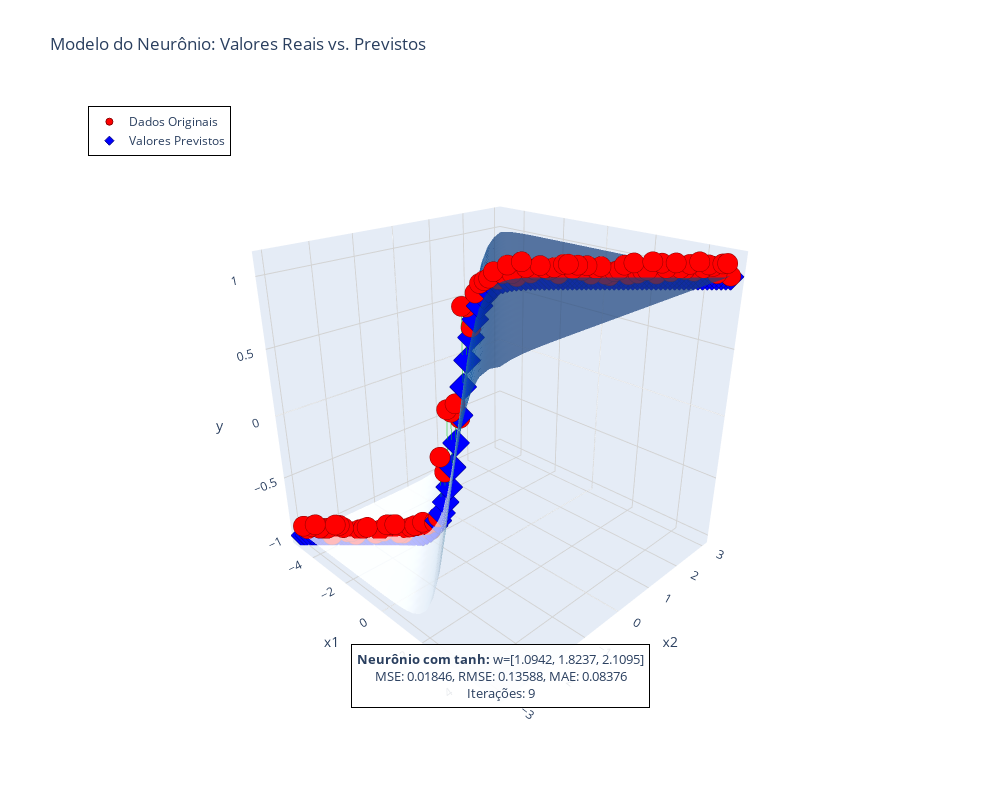

The cell this chart's notebook holds for it:
### Markdown cell above
## Resultados

### Code cell
# Criar figura 3D melhorada
fig = go.Figure()

# Adicionar superfície de predição para melhor visualização
x1_range = np.linspace(min(x1_data), max(x1_data), 30)
x2_range = np.linspace(min(x2_data), max(x2_data), 30)
x1_grid, x2_grid = np.meshgrid(x1_range, x2_range)
y_grid = np.zeros_like(x1_grid)

# Calcular valores preditos para toda a superfície
for i in range(x1_grid.shape[0]):
    for j in range(x1_grid.shape[1]):
        y_grid[i, j] = neuron(x1_grid[i, j], x2_grid[i, j])

# Adicionar superfície de predição
fig.add_trace(go.Surface(
    x=x1_grid, y=x2_grid, z=y_grid,
    colorscale='Blues',
    opacity=0.7,
    showscale=False,
    name='Superfície de Predição'
))

# Adicionar pontos originais
fig.add_trace(go.Scatter3d(
    x=x1_data,
    y=x2_data,
    z=y,
    mode='markers',
    marker=dict(
        size=7,
        color='red',
        symbol='circle',
        line=dict(width=1, color='darkred')
    ),
    name='Dados Originais'
))

# Adicionar pontos previstos
fig.add_trace(go.Scatter3d(
    x=x1_data,
    y=x2_data,
    z=y_hat,
    mode='markers',
    marker=dict(
        size=7,
        color='blue',
        symbol='diamond',
        line=dict(width=1, color='darkblue')
    ),
    name='Valores Previstos'
))

# Adicionar linhas verticais mais finas
for i in range(len(x1_data)):
    fig.add_trace(go.Scatter3d(
        x=[x1_data[i], x1_data[i]],
        y=[x2_data[i], x2_data[i]],
        z=[y[i], y_hat[i]],
        mode='lines',
        line=dict(color='rgba(0,100,0,0.5)', width=2),
        showlegend=False
    ))

# Configurar layout
fig.update_layout(
    title='Modelo do Neurônio: Valores Reais vs. Previstos',
    scene=dict(
        xaxis_title='x1',
        yaxis_title='x2',
        zaxis_title='y',
        # Usar proporções cúbicas para evitar achatamento
        aspectmode='cube',
        camera=dict(
            eye=dict(x=1.5, y=-1.5, z=1),  # Posição da câmera
            up=dict(x=0, y=0, z=1)  # Orientação "para cima"
        ),
        xaxis=dict(gridcolor='lightgray'),
        yaxis=dict(gridcolor='lightgray'),
        zaxis=dict(gridcolor='lightgray')
    ),
    width=1000,
    height=800,
    legend=dict(
        yanchor="top",
        y=0.99,
        xanchor="left",
        x=0.01,
        bgcolor="rgba(255,255,255,0.8)",
        bordercolor="black",
        borderwidth=1
    )
)

pesos_info = (f"<b>Neurônio com tanh:</b> w=[{', '.join([f'{w:.4f}' for w in final_weights_denorm])}]<br>"
              f"MSE: {mse_final:.5f}, RMSE: {rmse_final:.5f}, MAE: {mae_final:.5f}<br>"
              f"Iterações: {n_iters}")

fig.add_annotation(
    x=0.5, y=0.02,
    xref="paper", yref="paper",
    text=pesos_info,
    showarrow=False,
    font=dict(size=13),
    bgcolor="rgba(255, 255, 255, 0.9)",
    bordercolor="black",
    borderwidth=1,
    borderpad=5
)

fig.show()

### Figure 1 — Plotly figure (JSON) as saved in the notebook; plotly's stock layout.template omitted (floating-point values rounded to 4 significant figures; data arrays with more than 128 entries replaced by an {"elided": "..."} marker saying what was removed)
{"data": [{"colorscale": [[0, "rgb(247,251,255)"], [0.125, "rgb(222,235,247)"], [0.25, "rgb(198,219,239)"], [0.375, "rgb(158,202,225)"], [0.5, "rgb(107,174,214)"], [0.625, "rgb(66,146,198)"], [0.75, "rgb(33,113,181)"], [0.875, "rgb(8,81,156)"], [1, "rgb(8,48,107)"]], "name": "Superfície de Predição", "opacity": 0.7, "showscale": false, "type": "surface", "x": {"elided": "30x30 float values"}, "y": {"elided": "30x30 float values"}, "z": {"elided": "30x30 float values"}}, {"marker": {"color": "red", "line": {"color": "darkred", "width": 1}, "size": 7, "symbol": "circle"}, "mode": "markers", "name": "Dados Originais", "type": "scatter3d", "x": [-5.0, -4.899, -4.798, -4.697, -4.596, -4.495, -4.394, -4.293, -4.192, -4.091, -3.99, -3.889, -3.788, -3.687, -3.586, -3.485, -3.384, -3.283, -3.182, -3.081, -2.98, -2.879, -2.778, -2.677, -2.576, -2.475, -2.374, -2.273, -2.172, -2.071, -1.97, -1.869, -1.768, -1.667, -1.566, -1.465, -1.364, -1.263, -1.162, -1.061, -0.9596, -0.8586, -0.7576, -0.6566, -0.5556, -0.4545, -0.3535, -0.2525, -0.1515, -0.05051, 0.05051, 0.1515, 0.2525, 0.3535, 0.4545, 0.5556, 0.6566, 0.7576, 0.8586, 0.9596, 1.061, 1.162, 1.263, 1.364, 1.465, 1.566, 1.667, 1.768, 1.869, 1.97, 2.071, 2.172, 2.273, 2.374, 2.475, 2.576, 2.677, 2.778, 2.879, 2.98, 3.081, 3.182, 3.283, 3.384, 3.485, 3.586, 3.687, 3.788, 3.889, 3.99, 4.091, 4.192, 4.293, 4.394, 4.495, 4.596, 4.697, 4.798, 4.899, 5.0], "y": [-3.0, -2.939, -2.879, -2.818, -2.758, -2.697, -2.636, -2.576, -2.515, -2.455, -2.394, -2.333, -2.273, -2.212, -2.152, -2.091, -2.03, -1.97, -1.909, -1.848, -1.788, -1.727, -1.667, -1.606, -1.545, -1.485, -1.424, -1.364, -1.303, -1.242, -1.182, -1.121, -1.061, -1.0, -0.9394, -0.8788, -0.8182, -0.7576, -0.697, -0.6364, -0.5758, -0.5152, -0.4545, -0.3939, -0.3333, -0.2727, -0.2121, -0.1515, -0.09091, -0.0303, 0.0303, 0.09091, 0.1515, 0.2121, 0.2727, 0.3333, 0.3939, 0.4545, 0.5152, 0.5758, 0.6364, 0.697, 0.7576, 0.8182, 0.8788, 0.9394, 1.0, 1.061, 1.121, 1.182, 1.242, 1.303, 1.364, 1.424, 1.485, 1.545, 1.606, 1.667, 1.727, 1.788, 1.848, 1.909, 1.97, 2.03, 2.091, 2.152, 2.212, 2.273, 2.333, 2.394, 2.455, 2.515, 2.576, 2.636, 2.697, 2.758, 2.818, 2.879, 2.939, 3.0], "z": [-0.9172, -0.9397, -0.9182, -0.9044, -0.935, -0.9372, -0.9353, -0.9938, -0.9062, -0.9101, -0.9305, -0.9689, -0.9656, -0.9924, -0.948, -0.9391, -0.9272, -0.9999, -0.9828, -0.9535, -0.9632, -0.9045, -0.9059, -0.9021, -0.9781, -0.9804, -0.9386, -0.9252, -0.9112, -0.9141, -0.8813, -0.9044, -0.9501, -0.8808, -0.8347, -0.3249, -0.449, 0.0536, 0.03375, 0.09858, -0.01367, 0.8014, 0.7966, 0.6586, 0.8913, 0.9553, 0.9745, 0.9909, 1.033, 0.9821, 1.02, 1.076, 1.021, 1.001, 1.098, 1.06, 1.023, 1.044, 1.073, 1.056, 1.044, 1.06, 1.018, 1.081, 1.082, 1.049, 1.076, 1.04, 1.073, 1.015, 1.051, 1.067, 1.015, 1.006, 1.034, 1.045, 1.076, 1.013, 1.09, 1.022, 1.038, 1.042, 1.097, 1.018, 1.088, 1.055, 1.032, 1.09, 1.054, 1.046, 1.081, 1.036, 1.097, 1.056, 1.077, 1.068, 1.021, 1.083, 1.087, 1.004]}, {"marker": {"color": "blue", "line": {"color": "darkblue", "width": 1}, "size": 7, "symbol": "diamond"}, "mode": "markers", "name": "Valores Previstos", "type": "scatter3d", "x": [-5.0, -4.899, -4.798, -4.697, -4.596, -4.495, -4.394, -4.293, -4.192, -4.091, -3.99, -3.889, -3.788, -3.687, -3.586, -3.485, -3.384, -3.283, -3.182, -3.081, -2.98, -2.879, -2.778, -2.677, -2.576, -2.475, -2.374, -2.273, -2.172, -2.071, -1.97, -1.869, -1.768, -1.667, -1.566, -1.465, -1.364, -1.263, -1.162, -1.061, -0.9596, -0.8586, -0.7576, -0.6566, -0.5556, -0.4545, -0.3535, -0.2525, -0.1515, -0.05051, 0.05051, 0.1515, 0.2525, 0.3535, 0.4545, 0.5556, 0.6566, 0.7576, 0.8586, 0.9596, 1.061, 1.162, 1.263, 1.364, 1.465, 1.566, 1.667, 1.768, 1.869, 1.97, 2.071, 2.172, 2.273, 2.374, 2.475, 2.576, 2.677, 2.778, 2.879, 2.98, 3.081, 3.182, 3.283, 3.384, 3.485, 3.586, 3.687, 3.788, 3.889, 3.99, 4.091, 4.192, 4.293, 4.394, 4.495, 4.596, 4.697, 4.798, 4.899, 5.0], "y": [-3.0, -2.939, -2.879, -2.818, -2.758, -2.697, -2.636, -2.576, -2.515, -2.455, -2.394, -2.333, -2.273, -2.212, -2.152, -2.091, -2.03, -1.97, -1.909, -1.848, -1.788, -1.727, -1.667, -1.606, -1.545, -1.485, -1.424, -1.364, -1.303, -1.242, -1.182, -1.121, -1.061, -1.0, -0.9394, -0.8788, -0.8182, -0.7576, -0.697, -0.6364, -0.5758, -0.5152, -0.4545, -0.3939, -0.3333, -0.2727, -0.2121, -0.1515, -0.09091, -0.0303, 0.0303, 0.09091, 0.1515, 0.2121, 0.2727, 0.3333, 0.3939, 0.4545, 0.5152, 0.5758, 0.6364, 0.697, 0.7576, 0.8182, 0.8788, 0.9394, 1.0, 1.061, 1.121, 1.182, 1.242, 1.303, 1.364, 1.424, 1.485, 1.545, 1.606, 1.667, 1.727, 1.788, 1.848, 1.909, 1.97, 2.03, 2.091, 2.152, 2.212, 2.273, 2.333, 2.394, 2.455, 2.515, 2.576, 2.636, 2.697, 2.758, 2.818, 2.879, 2.939, 3.0], "z": [-1.0, -1.0, -1.0, -1.0, -1.0, -1.0, -1.0, -1.0, -1.0, -1.0, -1.0, -1.0, -1.0, -1.0, -1.0, -1.0, -0.9999, -0.9999, -0.9999, -0.9998, -0.9997, -0.9995, -0.9993, -0.9989, -0.9983, -0.9973, -0.9958, -0.9935, -0.9899, -0.9844, -0.9758, -0.9626, -0.9424, -0.9118, -0.866, -0.799, -0.7038, -0.5741, -0.4075, -0.2085, 0.00948, 0.2265, 0.4232, 0.5867, 0.7132, 0.8057, 0.8707, 0.9149, 0.9445, 0.964, 0.9767, 0.985, 0.9903, 0.9938, 0.996, 0.9974, 0.9983, 0.9989, 0.9993, 0.9996, 0.9997, 0.9998, 0.9999, 0.9999, 1.0, 1.0, 1.0, 1.0, 1.0, 1.0, 1.0, 1.0, 1.0, 1.0, 1.0, 1.0, 1.0, 1.0, 1.0, 1.0, 1.0, 1.0, 1.0, 1.0, 1.0, 1.0, 1.0, 1.0, 1.0, 1.0, 1.0, 1.0, 1.0, 1.0, 1.0, 1.0, 1.0, 1.0, 1.0, 1.0]}, {"line": {"color": "rgba(0,100,0,0.5)", "width": 2}, "mode": "lines", "showlegend": false, "type": "scatter3d", "x": [-5, -5], "y": [-3, -3], "z": [-0.9172, -1.0]}, {"line": {"color": "rgba(0,100,0,0.5)", "width": 2}, "mode": "lines", "showlegend": false, "type": "scatter3d", "x": [-4.899, -4.899], "y": [-2.939, -2.939], "z": [-0.9397, -1.0]}, {"line": {"color": "rgba(0,100,0,0.5)", "width": 2}, "mode": "lines", "showlegend": false, "type": "scatter3d", "x": [-4.798, -4.798], "y": [-2.879, -2.879], "z": [-0.9182, -1.0]}, {"line": {"color": "rgba(0,100,0,0.5)", "width": 2}, "mode": "lines", "showlegend": false, "type": "scatter3d", "x": [-4.697, -4.697], "y": [-2.818, -2.818], "z": [-0.9044, -1.0]}, {"line": {"color": "rgba(0,100,0,0.5)", "width": 2}, "mode": "lines", "showlegend": false, "type": "scatter3d", "x": [-4.596, -4.596], "y": [-2.758, -2.758], "z": [-0.935, -1.0]}, {"line": {"color": "rgba(0,100,0,0.5)", "width": 2}, "mode": "lines", "showlegend": false, "type": "scatter3d", "x": [-4.495, -4.495], "y": [-2.697, -2.697], "z": [-0.9372, -1.0]}, {"line": {"color": "rgba(0,100,0,0.5)", "width": 2}, "mode": "lines", "showlegend": false, "type": "scatter3d", "x": [-4.394, -4.394], "y": [-2.636, -2.636], "z": [-0.9353, -1.0]}, {"line": {"color": "rgba(0,100,0,0.5)", "width": 2}, "mode": "lines", "showlegend": false, "type": "scatter3d", "x": [-4.293, -4.293], "y": [-2.576, -2.576], "z": [-0.9938, -1.0]}, {"line": {"color": "rgba(0,100,0,0.5)", "width": 2}, "mode": "lines", "showlegend": false, "type": "scatter3d", "x": [-4.192, -4.192], "y": [-2.515, -2.515], "z": [-0.9062, -1.0]}, {"line": {"color": "rgba(0,100,0,0.5)", "width": 2}, "mode": "lines", "showlegend": false, "type": "scatter3d", "x": [-4.091, -4.091], "y": [-2.455, -2.455], "z": [-0.9101, -1.0]}, {"line": {"color": "rgba(0,100,0,0.5)", "width": 2}, "mode": "lines", "showlegend": false, "type": "scatter3d", "x": [-3.99, -3.99], "y": [-2.394, -2.394], "z": [-0.9305, -1.0]}, {"line": {"color": "rgba(0,100,0,0.5)", "width": 2}, "mode": "lines", "showlegend": false, "type": "scatter3d", "x": [-3.889, -3.889], "y": [-2.333, -2.333], "z": [-0.9689, -1.0]}, {"line": {"color": "rgba(0,100,0,0.5)", "width": 2}, "mode": "lines", "showlegend": false, "type": "scatter3d", "x": [-3.788, -3.788], "y": [-2.273, -2.273], "z": [-0.9656, -1.0]}, {"line": {"color": "rgba(0,100,0,0.5)", "width": 2}, "mode": "lines", "showlegend": false, "type": "scatter3d", "x": [-3.687, -3.687], "y": [-2.212, -2.212], "z": [-0.9924, -1.0]}, {"line": {"color": "rgba(0,100,0,0.5)", "width": 2}, "mode": "lines", "showlegend": false, "type": "scatter3d", "x": [-3.586, -3.586], "y": [-2.152, -2.152], "z": [-0.948, -1.0]}, {"line": {"color": "rgba(0,100,0,0.5)", "width": 2}, "mode": "lines", "showlegend": false, "type": "scatter3d", "x": [-3.485, -3.485], "y": [-2.091, -2.091], "z": [-0.9391, -1.0]}, {"line": {"color": "rgba(0,100,0,0.5)", "width": 2}, "mode": "lines", "showlegend": false, "type": "scatter3d", "x": [-3.384, -3.384], "y": [-2.03, -2.03], "z": [-0.9272, -0.9999]}, {"line": {"color": "rgba(0,100,0,0.5)", "width": 2}, "mode": "lines", "showlegend": false, "type": "scatter3d", "x": [-3.283, -3.283], "y": [-1.97, -1.97], "z": [-0.9999, -0.9999]}, {"line": {"color": "rgba(0,100,0,0.5)", "width": 2}, "mode": "lines", "showlegend": false, "type": "scatter3d", "x": [-3.182, -3.182], "y": [-1.909, -1.909], "z": [-0.9828, -0.9999]}, {"line": {"color": "rgba(0,100,0,0.5)", "width": 2}, "mode": "lines", "showlegend": false, "type": "scatter3d", "x": [-3.081, -3.081], "y": [-1.848, -1.848], "z": [-0.9535, -0.9998]}, {"line": {"color": "rgba(0,100,0,0.5)", "width": 2}, "mode": "lines", "showlegend": false, "type": "scatter3d", "x": [-2.98, -2.98], "y": [-1.788, -1.788], "z": [-0.9632, -0.9997]}, {"line": {"color": "rgba(0,100,0,0.5)", "width": 2}, "mode": "lines", "showlegend": false, "type": "scatter3d", "x": [-2.879, -2.879], "y": [-1.727, -1.727], "z": [-0.9045, -0.9995]}, {"line": {"color": "rgba(0,100,0,0.5)", "width": 2}, "mode": "lines", "showlegend": false, "type": "scatter3d", "x": [-2.778, -2.778], "y": [-1.667, -1.667], "z": [-0.9059, -0.9993]}, {"line": {"color": "rgba(0,100,0,0.5)", "width": 2}, "mode": "lines", "showlegend": false, "type": "scatter3d", "x": [-2.677, -2.677], "y": [-1.606, -1.606], "z": [-0.9021, -0.9989]}, {"line": {"color": "rgba(0,100,0,0.5)", "width": 2}, "mode": "lines", "showlegend": false, "type": "scatter3d", "x": [-2.576, -2.576], "y": [-1.545, -1.545], "z": [-0.9781, -0.9983]}, {"line": {"color": "rgba(0,100,0,0.5)", "width": 2}, "mode": "lines", "showlegend": false, "type": "scatter3d", "x": [-2.475, -2.475], "y": [-1.485, -1.485], "z": [-0.9804, -0.9973]}, {"line": {"color": "rgba(0,100,0,0.5)", "width": 2}, "mode": "lines", "showlegend": false, "type": "scatter3d", "x": [-2.374, -2.374], "y": [-1.424, -1.424], "z": [-0.9386, -0.9958]}, {"line": {"color": "rgba(0,100,0,0.5)", "width": 2}, "mode": "lines", "showlegend": false, "type": "scatter3d", "x": [-2.273, -2.273], "y": [-1.364, -1.364], "z": [-0.9252, -0.9935]}, {"line": {"color": "rgba(0,100,0,0.5)", "width": 2}, "mode": "lines", "showlegend": false, "type": "scatter3d", "x": [-2.172, -2.172], "y": [-1.303, -1.303], "z": [-0.9112, -0.9899]}, {"line": {"color": "rgba(0,100,0,0.5)", "width": 2}, "mode": "lines", "showlegend": false, "type": "scatter3d", "x": [-2.071, -2.071], "y": [-1.242, -1.242], "z": [-0.9141, -0.9844]}, {"line": {"color": "rgba(0,100,0,0.5)", "width": 2}, "mode": "lines", "showlegend": false, "type": "scatter3d", "x": [-1.97, -1.97], "y": [-1.182, -1.182], "z": [-0.8813, -0.9758]}, {"line": {"color": "rgba(0,100,0,0.5)", "width": 2}, "mode": "lines", "showlegend": false, "type": "scatter3d", "x": [-1.869, -1.869], "y": [-1.121, -1.121], "z": [-0.9044, -0.9626]}, {"line": {"color": "rgba(0,100,0,0.5)", "width": 2}, "mode": "lines", "showlegend": false, "type": "scatter3d", "x": [-1.768, -1.768], "y": [-1.061, -1.061], "z": [-0.9501, -0.9424]}, {"line": {"color": "rgba(0,100,0,0.5)", "width": 2}, "mode": "lines", "showlegend": false, "type": "scatter3d", "x": [-1.667, -1.667], "y": [-1, -1], "z": [-0.8808, -0.9118]}, {"line": {"color": "rgba(0,100,0,0.5)", "width": 2}, "mode": "lines", "showlegend": false, "type": "scatter3d", "x": [-1.566, -1.566], "y": [-0.9394, -0.9394], "z": [-0.8347, -0.866]}, {"line": {"color": "rgba(0,100,0,0.5)", "width": 2}, "mode": "lines", "showlegend": false, "type": "scatter3d", "x": [-1.465, -1.465], "y": [-0.8788, -0.8788], "z": [-0.3249, -0.799]}, {"line": {"color": "rgba(0,100,0,0.5)", "width": 2}, "mode": "lines", "showlegend": false, "type": "scatter3d", "x": [-1.364, -1.364], "y": [-0.8182, -0.8182], "z": [-0.449, -0.7038]}, {"line": {"color": "rgba(0,100,0,0.5)", "width": 2}, "mode": "lines", "showlegend": false, "type": "scatter3d", "x": [-1.263, -1.263], "y": [-0.7576, -0.7576], "z": [0.0536, -0.5741]}, {"line": {"color": "rgba(0,100,0,0.5)", "width": 2}, "mode": "lines", "showlegend": false, "type": "scatter3d", "x": [-1.162, -1.162], "y": [-0.697, -0.697], "z": [0.03375, -0.4075]}, {"line": {"color": "rgba(0,100,0,0.5)", "width": 2}, "mode": "lines", "showlegend": false, "type": "scatter3d", "x": [-1.061, -1.061], "y": [-0.6364, -0.6364], "z": [0.09858, -0.2085]}, {"line": {"color": "rgba(0,100,0,0.5)", "width": 2}, "mode": "lines", "showlegend": false, "type": "scatter3d", "x": [-0.9596, -0.9596], "y": [-0.5758, -0.5758], "z": [-0.01367, 0.00948]}, {"line": {"color": "rgba(0,100,0,0.5)", "width": 2}, "mode": "lines", "showlegend": false, "type": "scatter3d", "x": [-0.8586, -0.8586], "y": [-0.5152, -0.5152], "z": [0.8014, 0.2265]}, {"line": {"color": "rgba(0,100,0,0.5)", "width": 2}, "mode": "lines", "showlegend": false, "type": "scatter3d", "x": [-0.7576, -0.7576], "y": [-0.4545, -0.4545], "z": [0.7966, 0.4232]}, {"line": {"color": "rgba(0,100,0,0.5)", "width": 2}, "mode": "lines", "showlegend": false, "type": "scatter3d", "x": [-0.6566, -0.6566], "y": [-0.3939, -0.3939], "z": [0.6586, 0.5867]}, {"line": {"color": "rgba(0,100,0,0.5)", "width": 2}, "mode": "lines", "showlegend": false, "type": "scatter3d", "x": [-0.5556, -0.5556], "y": [-0.3333, -0.3333], "z": [0.8913, 0.7132]}, {"line": {"color": "rgba(0,100,0,0.5)", "width": 2}, "mode": "lines", "showlegend": false, "type": "scatter3d", "x": [-0.4545, -0.4545], "y": [-0.2727, -0.2727], "z": [0.9553, 0.8057]}, {"line": {"color": "rgba(0,100,0,0.5)", "width": 2}, "mode": "lines", "showlegend": false, "type": "scatter3d", "x": [-0.3535, -0.3535], "y": [-0.2121, -0.2121], "z": [0.9745, 0.8707]}, {"line": {"color": "rgba(0,100,0,0.5)", "width": 2}, "mode": "lines", "showlegend": false, "type": "scatter3d", "x": [-0.2525, -0.2525], "y": [-0.1515, -0.1515], "z": [0.9909, 0.9149]}, {"line": {"color": "rgba(0,100,0,0.5)", "width": 2}, "mode": "lines", "showlegend": false, "type": "scatter3d", "x": [-0.1515, -0.1515], "y": [-0.09091, -0.09091], "z": [1.033, 0.9445]}, {"line": {"color": "rgba(0,100,0,0.5)", "width": 2}, "mode": "lines", "showlegend": false, "type": "scatter3d", "x": [-0.05051, -0.05051], "y": [-0.0303, -0.0303], "z": [0.9821, 0.964]}, {"line": {"color": "rgba(0,100,0,0.5)", "width": 2}, "mode": "lines", "showlegend": false, "type": "scatter3d", "x": [0.05051, 0.05051], "y": [0.0303, 0.0303], "z": [1.02, 0.9767]}, {"line": {"color": "rgba(0,100,0,0.5)", "width": 2}, "mode": "lines", "showlegend": false, "type": "scatter3d", "x": [0.1515, 0.1515], "y": [0.09091, 0.09091], "z": [1.076, 0.985]}, {"line": {"color": "rgba(0,100,0,0.5)", "width": 2}, "mode": "lines", "showlegend": false, "type": "scatter3d", "x": [0.2525, 0.2525], "y": [0.1515, 0.1515], "z": [1.021, 0.9903]}, {"line": {"color": "rgba(0,100,0,0.5)", "width": 2}, "mode": "lines", "showlegend": false, "type": "scatter3d", "x": [0.3535, 0.3535], "y": [0.2121, 0.2121], "z": [1.001, 0.9938]}, {"line": {"color": "rgba(0,100,0,0.5)", "width": 2}, "mode": "lines", "showlegend": false, "type": "scatter3d", "x": [0.4545, 0.4545], "y": [0.2727, 0.2727], "z": [1.098, 0.996]}, {"line": {"color": "rgba(0,100,0,0.5)", "width": 2}, "mode": "lines", "showlegend": false, "type": "scatter3d", "x": [0.5556, 0.5556], "y": [0.3333, 0.3333], "z": [1.06, 0.9974]}, {"line": {"color": "rgba(0,100,0,0.5)", "width": 2}, "mode": "lines", "showlegend": false, "type": "scatter3d", "x": [0.6566, 0.6566], "y": [0.3939, 0.3939], "z": [1.023, 0.9983]}, {"line": {"color": "rgba(0,100,0,0.5)", "width": 2}, "mode": "lines", "showlegend": false, "type": "scatter3d", "x": [0.7576, 0.7576], "y": [0.4545, 0.4545], "z": [1.044, 0.9989]}, {"line": {"color": "rgba(0,100,0,0.5)", "width": 2}, "mode": "lines", "showlegend": false, "type": "scatter3d", "x": [0.8586, 0.8586], "y": [0.5152, 0.5152], "z": [1.073, 0.9993]}, {"line": {"color": "rgba(0,100,0,0.5)", "width": 2}, "mode": "lines", "showlegend": false, "type": "scatter3d", "x": [0.9596, 0.9596], "y": [0.5758, 0.5758], "z": [1.056, 0.9996]}, {"line": {"color": "rgba(0,100,0,0.5)", "width": 2}, "mode": "lines", "showlegend": false, "type": "scatter3d", "x": [1.061, 1.061], "y": [0.6364, 0.6364], "z": [1.044, 0.9997]}, {"line": {"color": "rgba(0,100,0,0.5)", "width": 2}, "mode": "lines", "showlegend": false, "type": "scatter3d", "x": [1.162, 1.162], "y": [0.697, 0.697], "z": [1.06, 0.9998]}, {"line": {"color": "rgba(0,100,0,0.5)", "width": 2}, "mode": "lines", "showlegend": false, "type": "scatter3d", "x": [1.263, 1.263], "y": [0.7576, 0.7576], "z": [1.018, 0.9999]}, {"line": {"color": "rgba(0,100,0,0.5)", "width": 2}, "mode": "lines", "showlegend": false, "type": "scatter3d", "x": [1.364, 1.364], "y": [0.8182, 0.8182], "z": [1.081, 0.9999]}, {"line": {"color": "rgba(0,100,0,0.5)", "width": 2}, "mode": "lines", "showlegend": false, "type": "scatter3d", "x": [1.465, 1.465], "y": [0.8788, 0.8788], "z": [1.082, 1.0]}, {"line": {"color": "rgba(0,100,0,0.5)", "width": 2}, "mode": "lines", "showlegend": false, "type": "scatter3d", "x": [1.566, 1.566], "y": [0.9394, 0.9394], "z": [1.049, 1.0]}, {"line": {"color": "rgba(0,100,0,0.5)", "width": 2}, "mode": "lines", "showlegend": false, "type": "scatter3d", "x": [1.667, 1.667], "y": [1, 1], "z": [1.076, 1.0]}, {"line": {"color": "rgba(0,100,0,0.5)", "width": 2}, "mode": "lines", "showlegend": false, "type": "scatter3d", "x": [1.768, 1.768], "y": [1.061, 1.061], "z": [1.04, 1.0]}, {"line": {"color": "rgba(0,100,0,0.5)", "width": 2}, "mode": "lines", "showlegend": false, "type": "scatter3d", "x": [1.869, 1.869], "y": [1.121, 1.121], "z": [1.073, 1.0]}, {"line": {"color": "rgba(0,100,0,0.5)", "width": 2}, "mode": "lines", "showlegend": false, "type": "scatter3d", "x": [1.97, 1.97], "y": [1.182, 1.182], "z": [1.015, 1.0]}, {"line": {"color": "rgba(0,100,0,0.5)", "width": 2}, "mode": "lines", "showlegend": false, "type": "scatter3d", "x": [2.071, 2.071], "y": [1.242, 1.242], "z": [1.051, 1.0]}, {"line": {"color": "rgba(0,100,0,0.5)", "width": 2}, "mode": "lines", "showlegend": false, "type": "scatter3d", "x": [2.172, 2.172], "y": [1.303, 1.303], "z": [1.067, 1.0]}, {"line": {"color": "rgba(0,100,0,0.5)", "width": 2}, "mode": "lines", "showlegend": false, "type": "scatter3d", "x": [2.273, 2.273], "y": [1.364, 1.364], "z": [1.015, 1.0]}, {"line": {"color": "rgba(0,100,0,0.5)", "width": 2}, "mode": "lines", "showlegend": false, "type": "scatter3d", "x": [2.374, 2.374], "y": [1.424, 1.424], "z": [1.006, 1.0]}, {"line": {"color": "rgba(0,100,0,0.5)", "width": 2}, "mode": "lines", "showlegend": false, "type": "scatter3d", "x": [2.475, 2.475], "y": [1.485, 1.485], "z": [1.034, 1.0]}, {"line": {"color": "rgba(0,100,0,0.5)", "width": 2}, "mode": "lines", "showlegend": false, "type": "scatter3d", "x": [2.576, 2.576], "y": [1.545, 1.545], "z": [1.045, 1.0]}, {"line": {"color": "rgba(0,100,0,0.5)", "width": 2}, "mode": "lines", "showlegend": false, "type": "scatter3d", "x": [2.677, 2.677], "y": [1.606, 1.606], "z": [1.076, 1.0]}, {"line": {"color": "rgba(0,100,0,0.5)", "width": 2}, "mode": "lines", "showlegend": false, "type": "scatter3d", "x": [2.778, 2.778], "y": [1.667, 1.667], "z": [1.013, 1.0]}, {"line": {"color": "rgba(0,100,0,0.5)", "width": 2}, "mode": "lines", "showlegend": false, "type": "scatter3d", "x": [2.879, 2.879], "y": [1.727, 1.727], "z": [1.09, 1.0]}, {"line": {"color": "rgba(0,100,0,0.5)", "width": 2}, "mode": "lines", "showlegend": false, "type": "scatter3d", "x": [2.98, 2.98], "y": [1.788, 1.788], "z": [1.022, 1.0]}, {"line": {"color": "rgba(0,100,0,0.5)", "width": 2}, "mode": "lines", "showlegend": false, "type": "scatter3d", "x": [3.081, 3.081], "y": [1.848, 1.848], "z": [1.038, 1.0]}, {"line": {"color": "rgba(0,100,0,0.5)", "width": 2}, "mode": "lines", "showlegend": false, "type": "scatter3d", "x": [3.182, 3.182], "y": [1.909, 1.909], "z": [1.042, 1.0]}, {"line": {"color": "rgba(0,100,0,0.5)", "width": 2}, "mode": "lines", "showlegend": false, "type": "scatter3d", "x": [3.283, 3.283], "y": [1.97, 1.97], "z": [1.097, 1.0]}, {"line": {"color": "rgba(0,100,0,0.5)", "width": 2}, "mode": "lines", "showlegend": false, "type": "scatter3d", "x": [3.384, 3.384], "y": [2.03, 2.03], "z": [1.018, 1.0]}, {"line": {"color": "rgba(0,100,0,0.5)", "width": 2}, "mode": "lines", "showlegend": false, "type": "scatter3d", "x": [3.485, 3.485], "y": [2.091, 2.091], "z": [1.088, 1.0]}, {"line": {"color": "rgba(0,100,0,0.5)", "width": 2}, "mode": "lines", "showlegend": false, "type": "scatter3d", "x": [3.586, 3.586], "y": [2.152, 2.152], "z": [1.055, 1.0]}, {"line": {"color": "rgba(0,100,0,0.5)", "width": 2}, "mode": "lines", "showlegend": false, "type": "scatter3d", "x": [3.687, 3.687], "y": [2.212, 2.212], "z": [1.032, 1.0]}, {"line": {"color": "rgba(0,100,0,0.5)", "width": 2}, "mode": "lines", "showlegend": false, "type": "scatter3d", "x": [3.788, 3.788], "y": [2.273, 2.273], "z": [1.09, 1.0]}, {"line": {"color": "rgba(0,100,0,0.5)", "width": 2}, "mode": "lines", "showlegend": false, "type": "scatter3d", "x": [3.889, 3.889], "y": [2.333, 2.333], "z": [1.054, 1.0]}, {"line": {"color": "rgba(0,100,0,0.5)", "width": 2}, "mode": "lines", "showlegend": false, "type": "scatter3d", "x": [3.99, 3.99], "y": [2.394, 2.394], "z": [1.046, 1.0]}, {"line": {"color": "rgba(0,100,0,0.5)", "width": 2}, "mode": "lines", "showlegend": false, "type": "scatter3d", "x": [4.091, 4.091], "y": [2.455, 2.455], "z": [1.081, 1.0]}, {"line": {"color": "rgba(0,100,0,0.5)", "width": 2}, "mode": "lines", "showlegend": false, "type": "scatter3d", "x": [4.192, 4.192], "y": [2.515, 2.515], "z": [1.036, 1.0]}, {"line": {"color": "rgba(0,100,0,0.5)", "width": 2}, "mode": "lines", "showlegend": false, "type": "scatter3d", "x": [4.293, 4.293], "y": [2.576, 2.576], "z": [1.097, 1.0]}, {"line": {"color": "rgba(0,100,0,0.5)", "width": 2}, "mode": "lines", "showlegend": false, "type": "scatter3d", "x": [4.394, 4.394], "y": [2.636, 2.636], "z": [1.056, 1.0]}, {"line": {"color": "rgba(0,100,0,0.5)", "width": 2}, "mode": "lines", "showlegend": false, "type": "scatter3d", "x": [4.495, 4.495], "y": [2.697, 2.697], "z": [1.077, 1.0]}, {"line": {"color": "rgba(0,100,0,0.5)", "width": 2}, "mode": "lines", "showlegend": false, "type": "scatter3d", "x": [4.596, 4.596], "y": [2.758, 2.758], "z": [1.068, 1.0]}, {"line": {"color": "rgba(0,100,0,0.5)", "width": 2}, "mode": "lines", "showlegend": false, "type": "scatter3d", "x": [4.697, 4.697], "y": [2.818, 2.818], "z": [1.021, 1.0]}, {"line": {"color": "rgba(0,100,0,0.5)", "width": 2}, "mode": "lines", "showlegend": false, "type": "scatter3d", "x": [4.798, 4.798], "y": [2.879, 2.879], "z": [1.083, 1.0]}, {"line": {"color": "rgba(0,100,0,0.5)", "width": 2}, "mode": "lines", "showlegend": false, "type": "scatter3d", "x": [4.899, 4.899], "y": [2.939, 2.939], "z": [1.087, 1.0]}, {"line": {"color": "rgba(0,100,0,0.5)", "width": 2}, "mode": "lines", "showlegend": false, "type": "scatter3d", "x": [5, 5], "y": [3, 3], "z": [1.004, 1.0]}], "layout": {"annotations": [{"bgcolor": "rgba(255, 255, 255, 0.9)", "bordercolor": "black", "borderpad": 5, "borderwidth": 1, "font": {"size": 13}, "showarrow": false, "text": "<b>Neurônio com tanh:</b> w=[1.0942, 1.8237, 2.1095]<br>MSE: 0.01846, RMSE: 0.13588, MAE: 0.08376<br>Iterações: 9", "x": 0.5, "xref": "paper", "y": 0.02, "yref": "paper"}], "height": 800, "legend": {"bgcolor": "rgba(255,255,255,0.8)", "bordercolor": "black", "borderwidth": 1, "x": 0.01, "xanchor": "left", "y": 0.99, "yanchor": "top"}, "scene": {"aspectmode": "cube", "camera": {"eye": {"x": 1.5, "y": -1.5, "z": 1}, "up": {"x": 0, "y": 0, "z": 1}}, "xaxis": {"gridcolor": "lightgray", "title": {"text": "x1"}}, "yaxis": {"gridcolor": "lightgray", "title": {"text": "x2"}}, "zaxis": {"gridcolor": "lightgray", "title": {"text": "y"}}}, "title": {"text": "Modelo do Neurônio: Valores Reais vs. Previstos"}, "width": 1000}}
